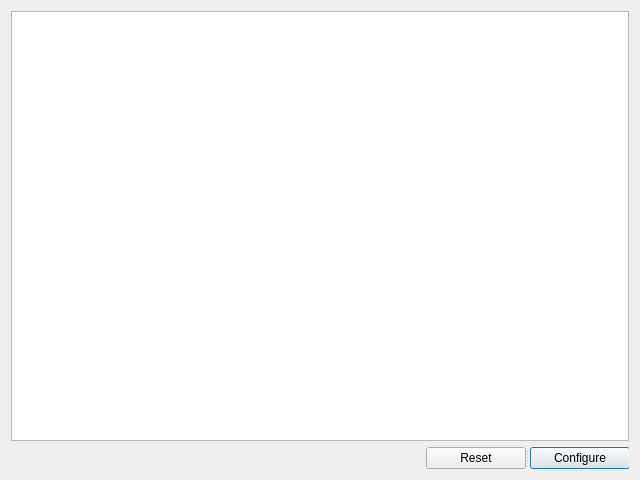
<?xml version="1.0" encoding="UTF-8"?>
<ui version="4.0">
 <class>persist_settings</class>
 <widget class="QDialog" name="persist_settings">
  <property name="geometry">
   <rect>
    <x>0</x>
    <y>0</y>
    <width>640</width>
    <height>480</height>
   </rect>
  </property>
  <property name="windowTitle">
   <string>Dialog</string>
  </property>
  <layout class="QGridLayout" name="gridLayout">
   <item row="0" column="0">
    <widget class="QTableView" name="tableView">
     <property name="editTriggers">
      <set>QAbstractItemView::AllEditTriggers</set>
     </property>
     <property name="cornerButtonEnabled">
      <bool>false</bool>
     </property>
     <attribute name="verticalHeaderVisible">
      <bool>false</bool>
     </attribute>
     <attribute name="verticalHeaderMinimumSectionSize">
      <number>0</number>
     </attribute>
    </widget>
   </item>
   <item row="1" column="0">
    <widget class="QSplitter" name="splitter">
     <property name="layoutDirection">
      <enum>Qt::RightToLeft</enum>
     </property>
     <property name="orientation">
      <enum>Qt::Horizontal</enum>
     </property>
     <widget class="QPushButton" name="configure">
      <property name="maximumSize">
       <size>
        <width>100</width>
        <height>30</height>
       </size>
      </property>
      <property name="text">
       <string>Configure</string>
      </property>
     </widget>
     <widget class="QPushButton" name="reset">
      <property name="maximumSize">
       <size>
        <width>100</width>
        <height>30</height>
       </size>
      </property>
      <property name="text">
       <string>Reset</string>
      </property>
     </widget>
    </widget>
   </item>
  </layout>
 </widget>
 <resources/>
 <connections/>
</ui>
